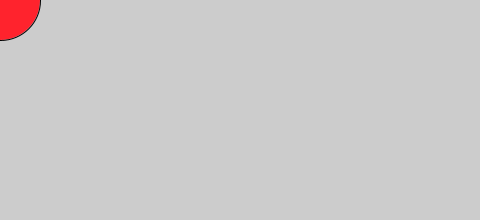
Frame 1 (no input)
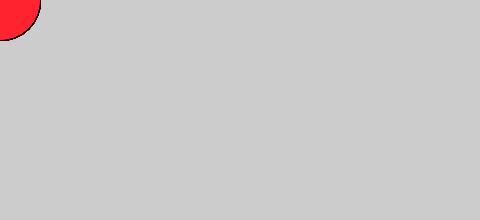
Frame 60 (the mouse pressed at the canvas centre just before this capture)
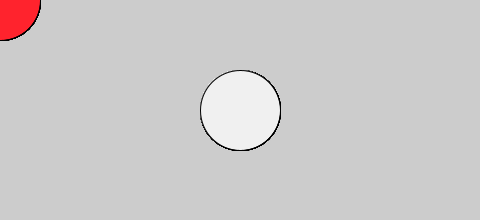
Frame 120 (the mouse held since frame 60 and released just before this capture)

The Processing sketch that drew these frames (run headless with seeded random() and noise(); from frame 60 on, the mouse is pressed at the canvas centre):

// Processing sketch: processing_133492
// ── processing_133492.pde

void setup() {
  size(480, 220);
}

void draw() {
  if (mousePressed) {
    fill(mouseX);
  } else {
    fill(255,35,45);
  }
  ellipse(mouseX, mouseY, 80, 80);
}
